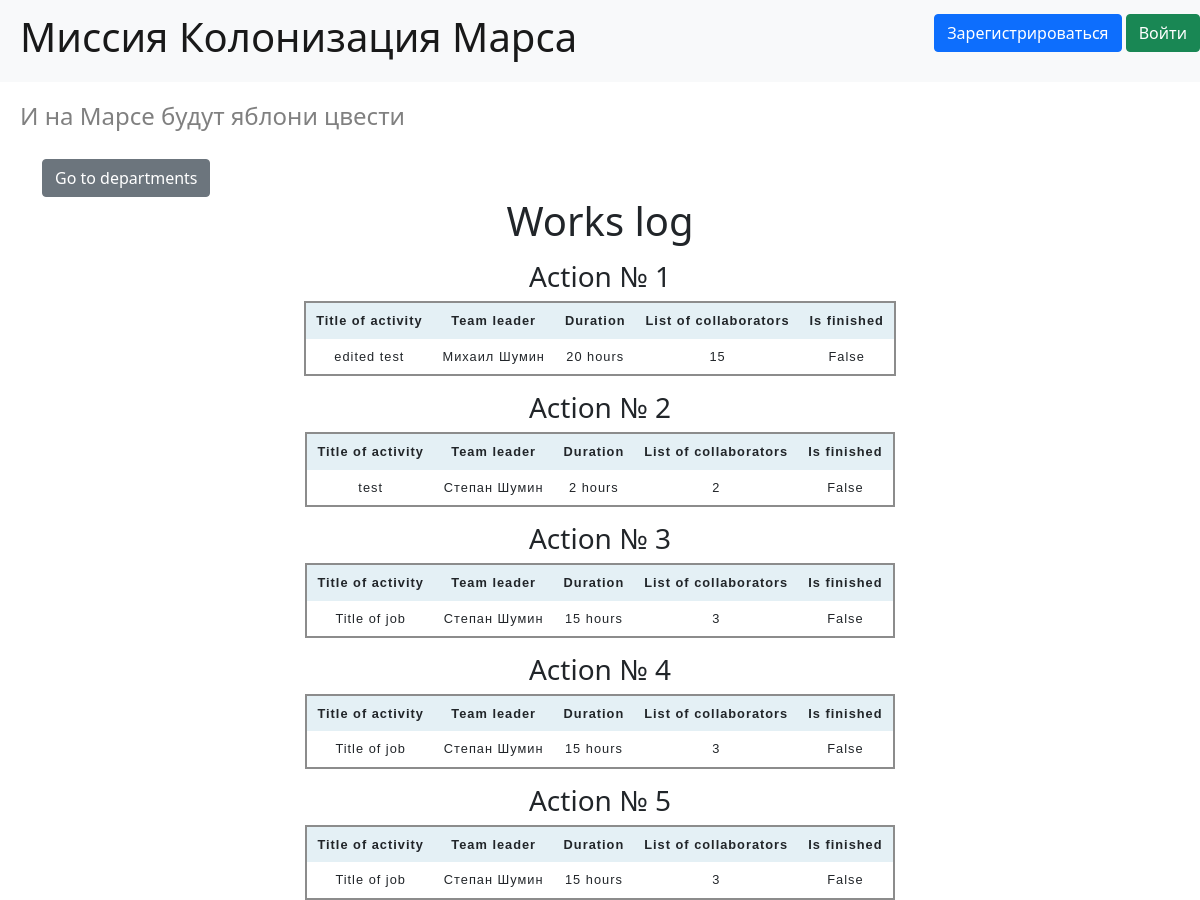
The page / on the database its author committed.
### data/jobs.py (models this page shows)
class Jobs(SqlAlchemyBase, SerializerMixin):
    __tablename__ = 'jobs'
    id = sqlalchemy.Column(sqlalchemy.Integer, primary_key=True, autoincrement=True)
    team_leader = sqlalchemy.Column(sqlalchemy.Integer, sqlalchemy.ForeignKey('users.id'))
    job = sqlalchemy.Column(sqlalchemy.String, nullable=True)
    work_size = sqlalchemy.Column(sqlalchemy.Integer, nullable=True)
    collaborators = sqlalchemy.Column(sqlalchemy.String, nullable=True)
    start_date = sqlalchemy.Column(sqlalchemy.DateTime, nullable=True)
    end_date = sqlalchemy.Column(sqlalchemy.DateTime, nullable=True)
    is_finished = sqlalchemy.Column(sqlalchemy.Boolean, nullable=True)
    user = orm.relationship('User')

### data/users.py (models this page shows, shortened)
class User(SqlAlchemyBase, UserMixin, SerializerMixin):
    __tablename__ = 'users'
    id = sqlalchemy.Column(sqlalchemy.Integer,
                           primary_key=True, autoincrement=True)
    surname = sqlalchemy.Column(sqlalchemy.String, nullable=True)
    name = sqlalchemy.Column(sqlalchemy.String, nullable=True)
    age = sqlalchemy.Column(sqlalchemy.Integer, nullable=True)
    address = sqlalchemy.Column(sqlalchemy.String, nullable=True)
    position = sqlalchemy.Column(sqlalchemy.String, nullable=True)
    speciality = sqlalchemy.Column(sqlalchemy.String, nullable=True)
    about = sqlalchemy.Column(sqlalchemy.String, nullable=True)
    email = sqlalchemy.Column(sqlalchemy.String,
                              index=True, unique=True, nullable=True)
    hashed_password = sqlalchemy.Column(sqlalchemy.String, nullable=True)
    created_date = sqlalchemy.Column(sqlalchemy.DateTime,
                                     default=datetime.datetime.now)
    departments = orm.relationship("Department", back_populates='user')
    jobs = orm.relationship("Jobs", back_populates='user')

### main.py (the view)
@app.route("/")
def index():
    db_sess = db_session.create_session()
    jobs = db_sess.query(Jobs).all()
    users = db_sess.query(User).all()
    return render_template("index.html", jobs=jobs, users=users)

### data/db_session.py (called while the page is built)
def create_session() -> Session:
    global __factory
    return __factory()

### templates/index.html (shortened to what this page needs)
{% extends "base.html" %}
{% block content %}
<a href="departments" class="btn btn-secondary">Go to departments</a>
<h1 style="text-align:center;">Works log</h1>
{% for item in jobs%}
<h3 class="action">Action № {{ loop.index }}</h3>
<table class="jobs">
    <thead>
        <th>Title of activity</th>
        <th>Team leader</th>
        <th>Duration</th>
        <th>List of collaborators</th>
        <th>Is finished</th>
    </thead>
    <tbody>
        <tr>
            <td>{{ item.job }}</td>
            <td>{{ users[item.team_leader - 1].name }} {{ users[item.team_leader - 1].surname }}</td>
            <td>{{ item.work_size }} hours</td>
            <td>{{ item.collaborators }}</td>
            <td>{{ item.is_finished }}</td>
        </tr>
    </tbody>
</table>
{% endfor %}
{% endblock %}

### templates/base.html (shortened to what this page needs)
<!DOCTYPE html>
<html lang="en">
<head>
    <link rel="stylesheet" href="static/css/style.css">
    <link rel="stylesheet"
          href="https://cdn.jsdelivr.net/npm/bootstrap@5.0.0-beta1/dist/css/bootstrap.min.css"
>
    </head>
    <body>
    <nav class="navbar navbar-light bg-light">
        <a class="navbar-brand">
            <h1>Миссия Колонизация Марса</h1>
        </a>
        {% if current_user.is_authenticated %}
            <a class="navbar-brand" href="/logout">{{ current_user.name }}</a>
        {% else %}
            <p>
                <a class="btn btn-primary " href="/register">Зарегистрироваться</a>
                <a class="btn btn-success" href="/login">Войти</a>
            </p>
        {% endif %}
    </nav>
        <h4>И на Марсе будут яблони цвести</h4>
    <main role="main" class="container">
        {% block content %}{% endblock %}
    </main>
    </body>
</html>

### static/css/style.css (style rules this page uses)
.navbar-brand { padding: 20px 20px; }
h4 { color: #808080; padding: 20px 20px; }
table { text-align: center; margin: auto; }
.jobs { border-collapse: collapse; border: 2px solid rgb(140 140 140); font-family: sans-serif; font-size: 0.8rem; letter-spacing: 1px; }
thead { background-color: rgb(228 240 245); }
th, td { border: 1px solid rgb(160 160 160); padding: 8px 10px; }
.action { text-align: center; margin-top: 15px; }

### rows shown on the page
Jobs: job "edited test", team_leader.name "Михаил", team_leader.surname "Шумин", work_size "20", collaborators "15", is_finished "False"
Jobs: job "test", team_leader.name "Степан", team_leader.surname "Шумин", work_size "2", collaborators "2", is_finished "False"
Jobs: job "Title of job", team_leader.name "Степан", team_leader.surname "Шумин", work_size "15", collaborators "3", is_finished "False"
Jobs: job "Title of job", team_leader.name "Степан", team_leader.surname "Шумин", work_size "15", collaborators "3", is_finished "False"
Jobs: job "Title of job", team_leader.name "Степан", team_leader.surname "Шумин", work_size "15", collaborators "3", is_finished "False"
